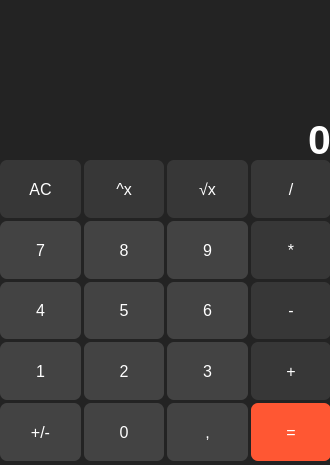
<?xml version="1.0" encoding="UTF-8"?>
<ui version="4.0">
 <class>Calculator</class>
 <widget class="QMainWindow" name="Calculator">
  <property name="enabled">
   <bool>true</bool>
  </property>
  <property name="geometry">
   <rect>
    <x>0</x>
    <y>0</y>
    <width>330</width>
    <height>465</height>
   </rect>
  </property>
  <property name="sizePolicy">
   <sizepolicy hsizetype="Fixed" vsizetype="Fixed">
    <horstretch>0</horstretch>
    <verstretch>0</verstretch>
   </sizepolicy>
  </property>
  <property name="minimumSize">
   <size>
    <width>330</width>
    <height>465</height>
   </size>
  </property>
  <property name="maximumSize">
   <size>
    <width>330</width>
    <height>465</height>
   </size>
  </property>
  <property name="windowTitle">
   <string notr="true">Calculator</string>
  </property>
  <property name="windowOpacity">
   <double>1.000000000000000</double>
  </property>
  <property name="styleSheet">
   <string notr="true">QMainWindow{
background-color: #232323;
}

QLabel{
color: white;
background-color: #232323;
}

QPushButton{
color: white;
background-color: #434343;
font-size: 16px;
border-radius: 7px;
}</string>
  </property>
  <widget class="QWidget" name="centralwidget">
   <widget class="QWidget" name="verticalLayoutWidget">
    <property name="geometry">
     <rect>
      <x>0</x>
      <y>92</y>
      <width>331</width>
      <height>71</height>
     </rect>
    </property>
    <layout class="QVBoxLayout" name="Main_Display">
     <item>
      <widget class="QLabel" name="Main_display">
       <property name="sizePolicy">
        <sizepolicy hsizetype="Preferred" vsizetype="Preferred">
         <horstretch>0</horstretch>
         <verstretch>0</verstretch>
        </sizepolicy>
       </property>
       <property name="font">
        <font>
         <family>Arial</family>
         <pointsize>31</pointsize>
         <bold>true</bold>
        </font>
       </property>
       <property name="acceptDrops">
        <bool>false</bool>
       </property>
       <property name="autoFillBackground">
        <bool>false</bool>
       </property>
       <property name="text">
        <string>0</string>
       </property>
       <property name="alignment">
        <set>Qt::AlignBottom|Qt::AlignRight|Qt::AlignTrailing</set>
       </property>
       <property name="margin">
        <number>14</number>
       </property>
       <property name="indent">
        <number>0</number>
       </property>
      </widget>
     </item>
    </layout>
   </widget>
   <widget class="QWidget" name="formLayoutWidget">
    <property name="geometry">
     <rect>
      <x>0</x>
      <y>160</y>
      <width>331</width>
      <height>301</height>
     </rect>
    </property>
    <layout class="QGridLayout" name="gridLayout">
     <property name="spacing">
      <number>3</number>
     </property>
     <item row="12" column="1">
      <widget class="QPushButton" name="ChangeSign">
       <property name="sizePolicy">
        <sizepolicy hsizetype="Preferred" vsizetype="Expanding">
         <horstretch>0</horstretch>
         <verstretch>0</verstretch>
        </sizepolicy>
       </property>
       <property name="text">
        <string>+/-</string>
       </property>
      </widget>
     </item>
     <item row="12" column="2">
      <widget class="QPushButton" name="Button0">
       <property name="sizePolicy">
        <sizepolicy hsizetype="Preferred" vsizetype="Expanding">
         <horstretch>0</horstretch>
         <verstretch>0</verstretch>
        </sizepolicy>
       </property>
       <property name="text">
        <string>0</string>
       </property>
      </widget>
     </item>
     <item row="1" column="2">
      <widget class="QPushButton" name="PowerTo">
       <property name="sizePolicy">
        <sizepolicy hsizetype="Preferred" vsizetype="Expanding">
         <horstretch>0</horstretch>
         <verstretch>0</verstretch>
        </sizepolicy>
       </property>
       <property name="styleSheet">
        <string notr="true">QPushButton{background-color:#373737;}</string>
       </property>
       <property name="text">
        <string>^x</string>
       </property>
      </widget>
     </item>
     <item row="4" column="3">
      <widget class="QPushButton" name="Button9">
       <property name="sizePolicy">
        <sizepolicy hsizetype="Preferred" vsizetype="Expanding">
         <horstretch>0</horstretch>
         <verstretch>0</verstretch>
        </sizepolicy>
       </property>
       <property name="text">
        <string>9</string>
       </property>
      </widget>
     </item>
     <item row="7" column="4">
      <widget class="QPushButton" name="Subtraction">
       <property name="sizePolicy">
        <sizepolicy hsizetype="Preferred" vsizetype="Expanding">
         <horstretch>0</horstretch>
         <verstretch>0</verstretch>
        </sizepolicy>
       </property>
       <property name="styleSheet">
        <string notr="true">QPushButton{background-color:#373737;}</string>
       </property>
       <property name="text">
        <string>-</string>
       </property>
      </widget>
     </item>
     <item row="1" column="3">
      <widget class="QPushButton" name="SquareRoot">
       <property name="sizePolicy">
        <sizepolicy hsizetype="Preferred" vsizetype="Expanding">
         <horstretch>0</horstretch>
         <verstretch>0</verstretch>
        </sizepolicy>
       </property>
       <property name="styleSheet">
        <string notr="true">QPushButton{background-color:#373737;}</string>
       </property>
       <property name="text">
        <string>√x</string>
       </property>
      </widget>
     </item>
     <item row="1" column="4">
      <widget class="QPushButton" name="Division">
       <property name="sizePolicy">
        <sizepolicy hsizetype="Preferred" vsizetype="Expanding">
         <horstretch>0</horstretch>
         <verstretch>0</verstretch>
        </sizepolicy>
       </property>
       <property name="styleSheet">
        <string notr="true">QPushButton{background-color:#373737;}</string>
       </property>
       <property name="text">
        <string>/</string>
       </property>
      </widget>
     </item>
     <item row="10" column="4">
      <widget class="QPushButton" name="Sum">
       <property name="sizePolicy">
        <sizepolicy hsizetype="Preferred" vsizetype="Expanding">
         <horstretch>0</horstretch>
         <verstretch>0</verstretch>
        </sizepolicy>
       </property>
       <property name="styleSheet">
        <string notr="true">QPushButton{background-color:#373737;}</string>
       </property>
       <property name="text">
        <string>+</string>
       </property>
      </widget>
     </item>
     <item row="4" column="1">
      <widget class="QPushButton" name="Button7">
       <property name="sizePolicy">
        <sizepolicy hsizetype="Preferred" vsizetype="Expanding">
         <horstretch>0</horstretch>
         <verstretch>0</verstretch>
        </sizepolicy>
       </property>
       <property name="text">
        <string>7</string>
       </property>
      </widget>
     </item>
     <item row="10" column="2">
      <widget class="QPushButton" name="Button2">
       <property name="sizePolicy">
        <sizepolicy hsizetype="Preferred" vsizetype="Expanding">
         <horstretch>0</horstretch>
         <verstretch>0</verstretch>
        </sizepolicy>
       </property>
       <property name="text">
        <string>2</string>
       </property>
      </widget>
     </item>
     <item row="1" column="1">
      <widget class="QPushButton" name="AC">
       <property name="sizePolicy">
        <sizepolicy hsizetype="Preferred" vsizetype="Expanding">
         <horstretch>0</horstretch>
         <verstretch>0</verstretch>
        </sizepolicy>
       </property>
       <property name="styleSheet">
        <string notr="true">QPushButton{background-color:#373737;}</string>
       </property>
       <property name="text">
        <string>AC</string>
       </property>
      </widget>
     </item>
     <item row="7" column="3">
      <widget class="QPushButton" name="Button6">
       <property name="sizePolicy">
        <sizepolicy hsizetype="Preferred" vsizetype="Expanding">
         <horstretch>0</horstretch>
         <verstretch>0</verstretch>
        </sizepolicy>
       </property>
       <property name="text">
        <string>6</string>
       </property>
      </widget>
     </item>
     <item row="7" column="2">
      <widget class="QPushButton" name="Button5">
       <property name="sizePolicy">
        <sizepolicy hsizetype="Preferred" vsizetype="Expanding">
         <horstretch>0</horstretch>
         <verstretch>0</verstretch>
        </sizepolicy>
       </property>
       <property name="text">
        <string>5</string>
       </property>
      </widget>
     </item>
     <item row="10" column="3">
      <widget class="QPushButton" name="Button3">
       <property name="sizePolicy">
        <sizepolicy hsizetype="Preferred" vsizetype="Expanding">
         <horstretch>0</horstretch>
         <verstretch>0</verstretch>
        </sizepolicy>
       </property>
       <property name="text">
        <string>3</string>
       </property>
      </widget>
     </item>
     <item row="4" column="2">
      <widget class="QPushButton" name="Button8">
       <property name="sizePolicy">
        <sizepolicy hsizetype="Preferred" vsizetype="Expanding">
         <horstretch>0</horstretch>
         <verstretch>0</verstretch>
        </sizepolicy>
       </property>
       <property name="text">
        <string>8</string>
       </property>
      </widget>
     </item>
     <item row="12" column="4">
      <widget class="QPushButton" name="Equal">
       <property name="sizePolicy">
        <sizepolicy hsizetype="Preferred" vsizetype="Expanding">
         <horstretch>0</horstretch>
         <verstretch>0</verstretch>
        </sizepolicy>
       </property>
       <property name="autoFillBackground">
        <bool>false</bool>
       </property>
       <property name="styleSheet">
        <string notr="true">QPushButton{
	background-color: #FF5733;
}</string>
       </property>
       <property name="text">
        <string>=</string>
       </property>
      </widget>
     </item>
     <item row="4" column="4">
      <widget class="QPushButton" name="Multiplication">
       <property name="sizePolicy">
        <sizepolicy hsizetype="Preferred" vsizetype="Expanding">
         <horstretch>0</horstretch>
         <verstretch>0</verstretch>
        </sizepolicy>
       </property>
       <property name="styleSheet">
        <string notr="true">QPushButton{background-color:#373737;}</string>
       </property>
       <property name="text">
        <string>*</string>
       </property>
      </widget>
     </item>
     <item row="10" column="1">
      <widget class="QPushButton" name="Button1">
       <property name="sizePolicy">
        <sizepolicy hsizetype="Preferred" vsizetype="Expanding">
         <horstretch>0</horstretch>
         <verstretch>0</verstretch>
        </sizepolicy>
       </property>
       <property name="text">
        <string>1</string>
       </property>
      </widget>
     </item>
     <item row="7" column="1">
      <widget class="QPushButton" name="Button4">
       <property name="sizePolicy">
        <sizepolicy hsizetype="Preferred" vsizetype="Expanding">
         <horstretch>0</horstretch>
         <verstretch>0</verstretch>
        </sizepolicy>
       </property>
       <property name="text">
        <string>4</string>
       </property>
      </widget>
     </item>
     <item row="12" column="3">
      <widget class="QPushButton" name="Comma">
       <property name="sizePolicy">
        <sizepolicy hsizetype="Preferred" vsizetype="Expanding">
         <horstretch>0</horstretch>
         <verstretch>0</verstretch>
        </sizepolicy>
       </property>
       <property name="text">
        <string>,</string>
       </property>
      </widget>
     </item>
    </layout>
   </widget>
   <widget class="QWidget" name="verticalLayoutWidget_2">
    <property name="geometry">
     <rect>
      <x>0</x>
      <y>51</y>
      <width>331</width>
      <height>41</height>
     </rect>
    </property>
    <layout class="QVBoxLayout" name="History">
     <item>
      <widget class="QLabel" name="Main_display_2">
       <property name="sizePolicy">
        <sizepolicy hsizetype="Preferred" vsizetype="Preferred">
         <horstretch>0</horstretch>
         <verstretch>0</verstretch>
        </sizepolicy>
       </property>
       <property name="font">
        <font>
         <family>Arial</family>
         <pointsize>11</pointsize>
         <bold>false</bold>
        </font>
       </property>
       <property name="acceptDrops">
        <bool>false</bool>
       </property>
       <property name="autoFillBackground">
        <bool>false</bool>
       </property>
       <property name="styleSheet">
        <string notr="true">QLabel{color:#9F9F9F;}</string>
       </property>
       <property name="text">
        <string/>
       </property>
       <property name="alignment">
        <set>Qt::AlignBottom|Qt::AlignRight|Qt::AlignTrailing</set>
       </property>
       <property name="margin">
        <number>9</number>
       </property>
       <property name="indent">
        <number>0</number>
       </property>
      </widget>
     </item>
    </layout>
   </widget>
  </widget>
 </widget>
 <resources/>
 <connections/>
</ui>
